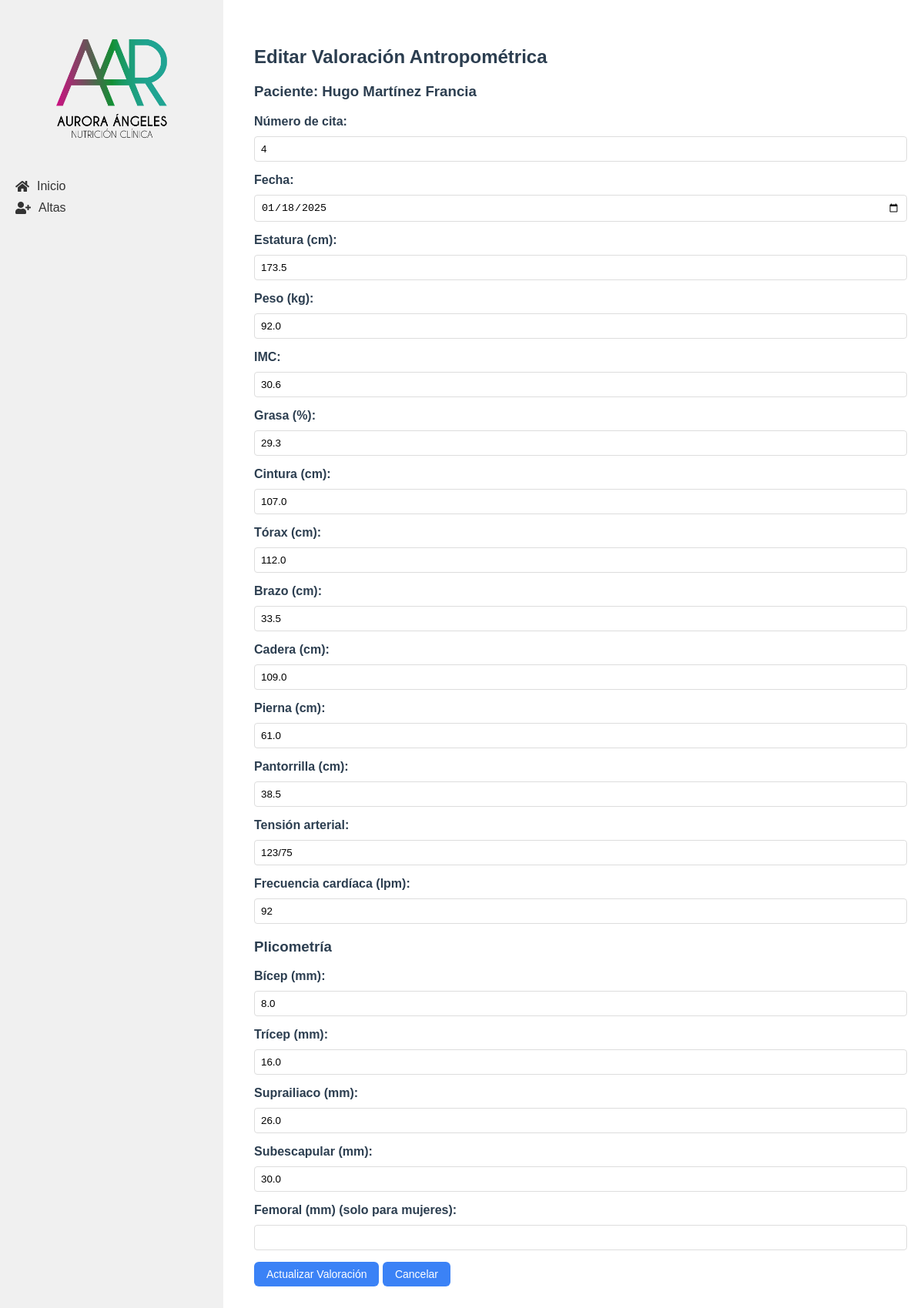
Page /valoraciones/51/editar on the committed database.
### tables this page shows
CREATE TABLE "pacientes" (
    id INTEGER PRIMARY KEY AUTOINCREMENT,
    nombre TEXT NOT NULL,
    apellido_paterno TEXT NOT NULL,
    apellido_materno TEXT NOT NULL,
    fecha_nacimiento TEXT NOT NULL,
    telefono TEXT,
    correo TEXT UNIQUE NOT NULL,
    ciudad TEXT NOT NULL, `status` TEXT,
    fecha_registro TIMESTAMP DEFAULT CURRENT_TIMESTAMP
);

CREATE TABLE "valoracion_antropometrica" (
    id INTEGER PRIMARY KEY AUTOINCREMENT,
    paciente_id INTEGER NOT NULL,
    numero_cita INTEGER NOT NULL,
    fecha DATE NOT NULL,
    estatura FLOAT NOT NULL,
    peso FLOAT NOT NULL,
    imc FLOAT NOT NULL,
    grasa FLOAT NOT NULL,
    cintura FLOAT NOT NULL,
    torax FLOAT NOT NULL,
    brazo FLOAT NOT NULL,
    cadera FLOAT NOT NULL,
    pierna FLOAT NOT NULL,
    pantorrilla FLOAT NOT NULL,
    tension_arterial TEXT NOT NULL,
    frecuencia_cardiaca INTEGER NOT NULL,
    bicep FLOAT NOT NULL,
    tricep FLOAT NOT NULL,
    suprailiaco FLOAT NOT NULL,
    subescapular FLOAT NOT NULL,
    femoral FLOAT,
    porcentaje_grasa FLOAT NOT NULL,
    ultima_dieta TEXT,
    FOREIGN KEY (paciente_id) REFERENCES pacientes (id)
);

### app/controllers/valoracion_antropometrica.py (the view, shortened to what this page needs)
@valoracion.route('/valoraciones/<int:valoracion_id>/editar', methods=['GET', 'POST'])
def editar_valoracion(valoracion_id):
    valoracion = ValoracionAntropometrica.obtener_por_id(valoracion_id)
    if not valoracion:
        flash('Valoración no encontrada', 'error')
        return redirect(url_for('valoracion.todas_valoraciones'))
    paciente = Paciente.obtener_por_id(valoracion['paciente_id'])
    return render_template('editar_valoracion.html', valoracion=valoracion, paciente=paciente)

### app/db.py (called while the page is built)
def get_db():
    if 'db' not in g:
        g.db = sqlite3.connect(
            'pacientes.db',
            detect_types=sqlite3.PARSE_DECLTYPES
        )
        g.db.row_factory = sqlite3.Row
    return g.db

def query_db(query, args=(), one=False):
    cur = get_db().execute(query, args)
    rv = cur.fetchall()
    cur.close()
    return (rv[0] if rv else None) if one else rv

### app/models/paciente.py (called while the page is built)
    @staticmethod
    def obtener_por_id(id):
        return query_db('SELECT * FROM pacientes WHERE id = ?', [id], one=True)

### app/models/valoracion_antropometrica.py (called while the page is built)
    @staticmethod
    def obtener_por_id(valoracion_id):
        return query_db('SELECT * FROM valoracion_antropometrica WHERE id = ?', [valoracion_id], one=True)

### app/templates/editar_valoracion.html (shortened to what this page needs)
{% extends "base.html" %}
{% block content %}
<div class="valoracion-container">
    <h2>Editar Valoración Antropométrica</h2>
    <h3>Paciente: {{ paciente['nombre'] }} {{ paciente['apellido_paterno'] }} {{ paciente['apellido_materno'] }}</h3>
    <form id="formValoracion" method="POST">
        <div class="form-group">
            <label for="numero_cita" class="form-label">Número de cita:</label>
            <input type="number" id="numero_cita" name="numero_cita" class="form-input" value="{{ valoracion['numero_cita'] }}" required>
        </div>
        <div class="form-group">
            <label for="fecha" class="form-label">Fecha:</label>
            <input type="date" id="fecha" name="fecha" class="form-input" value="{{ valoracion['fecha'] }}" required>
        </div>
        <div class="form-group">
            <label for="estatura" class="form-label">Estatura (cm):</label>
            <input type="number" id="estatura" name="estatura" step="0.1" class="form-input" value="{{ valoracion['estatura'] }}" required>
        </div>
        <div class="form-group">
            <label for="peso" class="form-label">Peso (kg):</label>
            <input type="number" id="peso" name="peso" step="0.1" class="form-input" value="{{ valoracion['peso'] }}" required>
        </div>
        <div class="form-group">
            <label for="imc" class="form-label">IMC:</label>
            <input type="number" id="imc" name="imc" step="0.01" class="form-input" value="{{ valoracion['imc'] }}" required>
        </div>
        <div class="form-group">
            <label for="grasa" class="form-label">Grasa (%):</label>
            <input type="number" id="grasa" name="grasa" step="0.1" class="form-input" value="{{ valoracion['grasa'] }}" required>
        </div>
        <div class="form-group">
            <label for="cintura" class="form-label">Cintura (cm):</label>
            <input type="number" id="cintura" name="cintura" step="0.1" class="form-input" value="{{ valoracion['cintura'] }}" required>
        </div>
        <div class="form-group">
            <label for="torax" class="form-label">Tórax (cm):</label>
            <input type="number" id="torax" name="torax" step="0.1" class="form-input" value="{{ valoracion['torax'] }}" required>
        </div>
        <div class="form-group">
            <label for="brazo" class="form-label">Brazo (cm):</label>
            <input type="number" id="brazo" name="brazo" step="0.1" class="form-input" value="{{ valoracion['brazo'] }}" required>
        </div>
        <div class="form-group">
            <label for="cadera" class="form-label">Cadera (cm):</label>
            <input type="number" id="cadera" name="cadera" step="0.1" class="form-input" value="{{ valoracion['cadera'] }}" required>
        </div>
        <div class="form-group">
            <label for="pierna" class="form-label">Pierna (cm):</label>
            <input type="number" id="pierna" name="pierna" step="0.1" class="form-input" value="{{ valoracion['pierna'] }}" required>
        </div>
        <div class="form-group">
            <label for="pantorrilla" class="form-label">Pantorrilla (cm):</label>
            <input type="number" id="pantorrilla" name="pantorrilla" step="0.1" class="form-input" value="{{ valoracion['pantorrilla'] }}" required>
        </div>
        <div class="form-group">
            <label for="tension_arterial" class="form-label">Tensión arterial:</label>
            <input type="text" id="tension_arterial" name="tension_arterial" class="form-input" required placeholder="Ej: 120/80" value="{{ valoracion['tension_arterial'] }}" required>
        </div>
        <div class="form-group">
            <label for="frecuencia_cardiaca" class="form-label">Frecuencia cardíaca (lpm):</label>
            <input type="number" id="frecuencia_cardiaca" name="frecuencia_cardiaca" class="form-input" value="{{ valoracion['frecuencia_cardiaca'] }}" required>
        </div>
        <h3>Plicometría</h3>
        <div class="form-group">
            <label for="bicep" class="form-label">Bícep (mm):</label>
            <input type="number" id="bicep" name="bicep" step="0.1" class="form-input" value="{{ valoracion['bicep'] }}" required>
        </div>
        <div class="form-group">
            <label for="tricep" class="form-label">Trícep (mm):</label>
            <input type="number" id="tricep" name="tricep" step="0.1" class="form-input" value="{{ valoracion['tricep'] }}" required>
        </div>
        <div class="form-group">
            <label for="suprailiaco" class="form-label">Suprailiaco (mm):</label>
            <input type="number" id="suprailiaco" name="suprailiaco" step="0.1" class="form-input" value="{{ valoracion['suprailiaco'] }}" required>
        </div>
        <div class="form-group">
            <label for="subescapular" class="form-label">Subescapular (mm):</label>
            <input type="number" id="subescapular" name="subescapular" step="0.1" class="form-input" value="{{ valoracion['subescapular'] }}" required>
        </div>
        <div class="form-group">
            <label for="femoral" class="form-label">Femoral (mm) (solo para mujeres):</label>
            <input type="number" id="femoral" name="femoral" step="0.1" class="form-input" value="{{ valoracion['femoral'] }}">
        </div>
        <button type="submit" class="action-button">Actualizar Valoración</button>
        <a href="{{ url_for('valoracion.detalle_valoracion', valoracion_id=valoracion['id']) }}" class="action-button">Cancelar</a>
    </form>
</div>
{% endblock %}

### app/static/css/style.css (style rules this page uses)
body { font-family: Arial, sans-serif; margin: 0; padding: 0; color: #2c3e50; }
.form-group { margin-bottom: 15px; }
.form-label { display: block; margin-bottom: 5px; }
.form-input { width: 100%; padding: 8px; border: 1px solid #ddd; border-radius: 4px; }
.action-button { display: inline-flex; align-items: center; padding: 0.5rem 1rem; font-size: 0.875rem; font-weight: 500; border-radius: 0.375rem; background-color: #3b82f6; color: white; text-decoration: none; transition: background-color 0.2s; }
.valoracion-container { max-width: 1200px; margin: 0 auto; padding: 20px; }
.action-button { display: inline-flex; align-items: center; gap: 0.5rem; padding: 0.5rem 1rem; background-color: #3b82f6; color: white; border-radius: 0.375rem; text-decoration: none; font-size: 0.875rem; font-weight: 500; transition: background-color 0.2s; }

### app/static/css/form.css (style rules this page uses)
form label { display: block; margin-top: 10px; font-weight: bold; }
form input { width: 100%; padding: 10px; margin-top: 5px; border: 1px solid #90caf9; border-radius: 5px; }
button { padding: 10px; background-color: #1565c0; color: black; border: none; border-radius: 5px; cursor: pointer; }

### rows in the picture
pacientes: nombre "Hugo", apellido_paterno "Martínez", apellido_materno "Francia"
valoracion_antropometrica: numero_cita "4", fecha "01/18/2025", estatura "173.5", peso "92.0", imc "30.6", grasa "29.3", cintura "107.0", torax "112.0", brazo "33.5", cadera "109.0", pierna "61.0", pantorrilla "38.5", tension_arterial "123/75", frecuencia_cardiaca "92", bicep "8.0", tricep "16.0", suprailiaco "26.0", subescapular "30.0"
